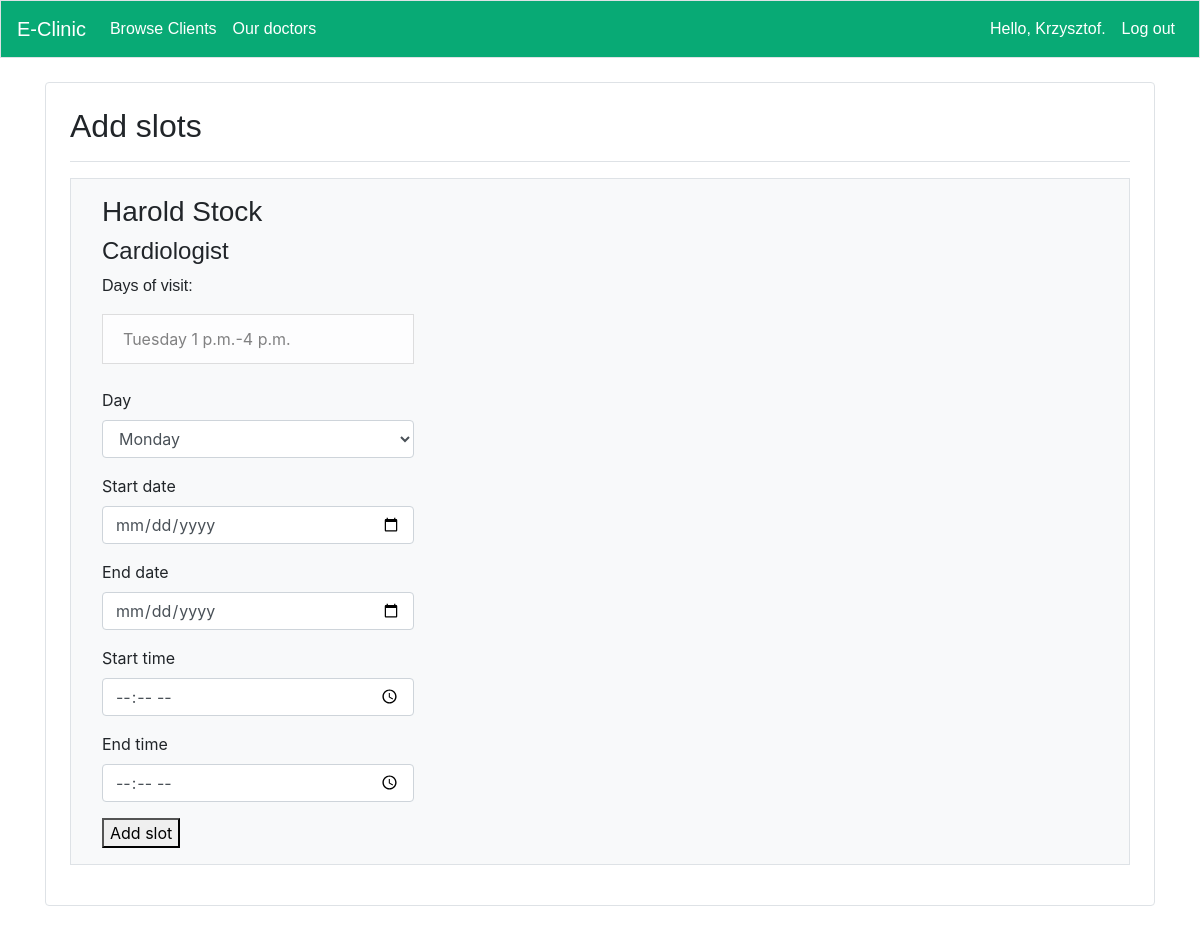
The page /add_slot/3/ (signed in) on the database its author committed.
### user/models.py (models this page shows, shortened)
class Doctor(models.Model):
    profile = models.OneToOneField(Profile,verbose_name=_lazy('profile'),default=None, on_delete=models.CASCADE)
    speciality = models.CharField(verbose_name=_lazy('speciality'),max_length=50)
    image = models.ImageField(upload_to='static/profile_images', blank=True)
    services = models.ManyToManyField(Service,verbose_name=_lazy('services'))
    class Meta:
        verbose_name_plural = 'Doctors'
    def __str__(self):
        return f"{self.profile.user.first_name} {self.profile.user.last_name}"

class Profile(models.Model):
    user = models.OneToOneField(User,default=None, null=True, on_delete=models.CASCADE)
    phone_number = models.CharField(verbose_name=_lazy('phone_number'),
                                    max_length=15,
                                    blank=True,
                                    null=True,)
    city = models.CharField(verbose_name=_lazy('city'),
                            max_length=100,
                            blank=True,
                            null=True,)
    birth_date = models.DateField(null=True, blank=True)

class Slot(models.Model):
    doctor = models.ForeignKey(Doctor,verbose_name=_lazy('doctor'), on_delete=models.CASCADE)
    date = models.DateField(verbose_name=_lazy('date'),null=True)
    start_time = models.TimeField(verbose_name=_lazy('start time'),null=True)
    end_time = models.TimeField(verbose_name=_lazy('end time'),null=True)
    class Meta:
        verbose_name_plural = 'Slots'

### app/decorators.py (the view)
		def wrapper_func(request, *args, **kwargs):
			group = None
			if request.user.groups.exists():
				group = request.user.groups.all()[0].name
			if group in allowed_roles:
				return view_func(request, *args, **kwargs)
			else:
				return HttpResponse('You are not authorized to view this page')

### app/forms.py
class SlotForm(forms.ModelForm):
    class Meta:
        model = Slot
        fields = ['start_time','end_time']
        widgets= {'start_time':forms.TimeInput(attrs={'type': 'time'}),
                    'end_time':forms.TimeInput(attrs={'type': 'time'})}

class DayForm(forms.Form):
    DAY_CHOICES = (
        (0,'Monday'),
        (1,'Tuesday'),
        (2,'Wednesday'),
        (3,'Thursday'),
        (4,'Friday'),
        (5,'Saturday'),
        (6,'Sunday'),
    )
    day = forms.ChoiceField(choices=DAY_CHOICES)
    start_date = forms.DateField(widget=DateInput(format=('%Y-%m-%d')))
    end_date = forms.DateField(widget=DateInput(format=('%Y-%m-%d')))

### app/functions.py (called while the page is built)
def what_week(week):
    day = date.today()
    day = day + timedelta(days=-day.weekday(),weeks=week)
    day2 = day + timedelta(days=6)
    return [day,day2]

### app/templatetags/user_tags.py (called while the page is built)
@register.filter(name='has_group')
def has_group(user, group_name):
    group = Group.objects.filter(name=group_name)
    if group:
        group = group.first()
        return group in user.groups.all()
    else:
        return False

### app/views.py (called while the page is built, shortened)
@staff_member_required(login_url='app:index')
@allowed_users(allowed_roles=['Admin'])
def add_slot(request,doctor_id):
    doctor = Doctor.objects.get(id=doctor_id)
    first,last = what_week(0)
    slots = Slot.objects.filter(doctor=doctor,date__range=[first,last]).order_by('date')
    if request.method != 'POST':
        day_form = DayForm()
        slot_form = SlotForm()
    context = {'slot_form': slot_form,'day_form':day_form,'doctor':doctor,'slots':slots}
    return render(request, 'app/add_slot.html', context)

### app/templates/app/add_slot.html (shortened to what this page needs)
{% extends "app/base.html" %}
{% load i18n %}
{% load crispy_forms_tags %}
{% block page_header %}
<h2>{% trans "Add slots"%}</h2>
{% endblock page_header %}
{% block content %}
<div class="container p-3 my-3 bg-light text-black border">
    <div class = "offser-3 col-md-4">
        <h3>{{doctor}}</h3>
        <h4>{{doctor.speciality}}</h4>
        <p>{% trans "Days of visit"%}:</p>
        {% for slot in slots%}
        <div class="list-group-item list-group-item-light">{{slot.date|date:"l"}}
            {{slot.start_time}}-{{slot.end_time}}</div>
        {% empty %}
            <h5>{% trans "No slots"%}</h5>
        {%endfor%}
        <br>
        <form action = "{% url 'app:add_slot' doctor.id%}" method='post'>
            {{day_form|crispy}}
            {{ slot_form|crispy }}
            <button name='submit'>{% trans "Add slot"%}</button>
        </form>
    </div>
</div>
{% endblock content %}

### app/templates/app/base.html (shortened to what this page needs)
<!doctype html>
<html lang="en">
  <head>
    {% load bootstrap4 %}
    {% load i18n %}
    {% load user_tags %}
    {% load static %}
    {% bootstrap_css%}
    <link rel="stylesheet" type="text/css" href="{% static 'css/base.css' %}">
  </head>
  <body>
    <nav class="navbar navbar-custom navbar-expand-md navbar-light  mb-4 border">
      <a class="navbar-brand" href="{% url 'app:index'%}">
          E-Clinic</a>
      <div class="collapse navbar-collapse" id="navbarCollapse">
        <ul class="navbar-nav mr-auto" id="links">
          {% if request.user.is_active and request.user.is_staff %}
            {% if request.user|has_group:"Admin" %}
            <li class="nav-item"><a class="nav-link" href="{% url 'app:browse_clients' %}">{% trans "Browse Clients" %}</a></li>
            {% endif %}
          {% else %}
          {% if user.is_authenticated%}
          <li class="nav-item"><a class="nav-link" href="{% url 'app:animals'%}">{% trans "My pets" %}</a></li>
          <li class="nav-item"><a class="nav-link" href="{% url 'app:my_appointments'%}">{% trans "My appointments" %}</a></li>
          {% endif %}
          {%endif%}
          <li class="nav-item"><a class="nav-link" href="{% url 'app:doctors'%}">{% trans "Our doctors" %}</a></li>
        </ul>
        <ul class="navbar-nav ml-auto" id="links">
          {% if user.is_authenticated %}
            <li class="nav-item">
              <a class="nav-link" href="{% url 'user:profile' %}">{% trans "Hello,"%} {{ user.first_name }}.</a>
            </li>
            <li class="nav-item">
              <a class="nav-link" href="{% url 'user:logout' %}">{% trans "Log out" %}</a>
            </li>
          {% else %}
            <li class="nav-item">
              <a class="nav-link" href="{% url 'user:register' %}">{% trans "Register" %}</a>
            </li>
            <li class="nav-item">
              <a class="nav-link" href="{% url 'user:login' %}">{% trans "Log in" %}</a></li>
          {% endif %}
        </ul>
      </div>
    </nav>
    <main class="container">
      <div class="container p-4 my-4  text-black border rounded position-relative">
      <div class="pb-2 mb-2 border-bottom">
        {% block page_header %}{% endblock page_header %}
      </div>
      <div>
        {% block content %}{% endblock content %}
      </div>
    </div>
    </main>
  </body>
</html>

### static/css/base.css (style rules this page uses)
p { font-family: 'arial'; }
h2 { font-family: 'arial'; }
h3 { font-family: 'arial'; }
h4 { font-family: 'arial'; }
a { font-family :'arial'; }
.navbar-custom { background-color: #08aa75; }
.navbar-custom .navbar-brand, .navbar-custom .navbar-text { font-family :'arial'; color:white; }
#links a { font-family: 'arial'; color:white; }

### rows shown on the page
Doctor: profile.last_name "Harold Stock", speciality "Cardiologist"
Slot: date "Tuesday", start_time "1 p.m.", end_time "4 p.m."

### other values the page prints
{{ user.first_name }} "Krzysztof"
